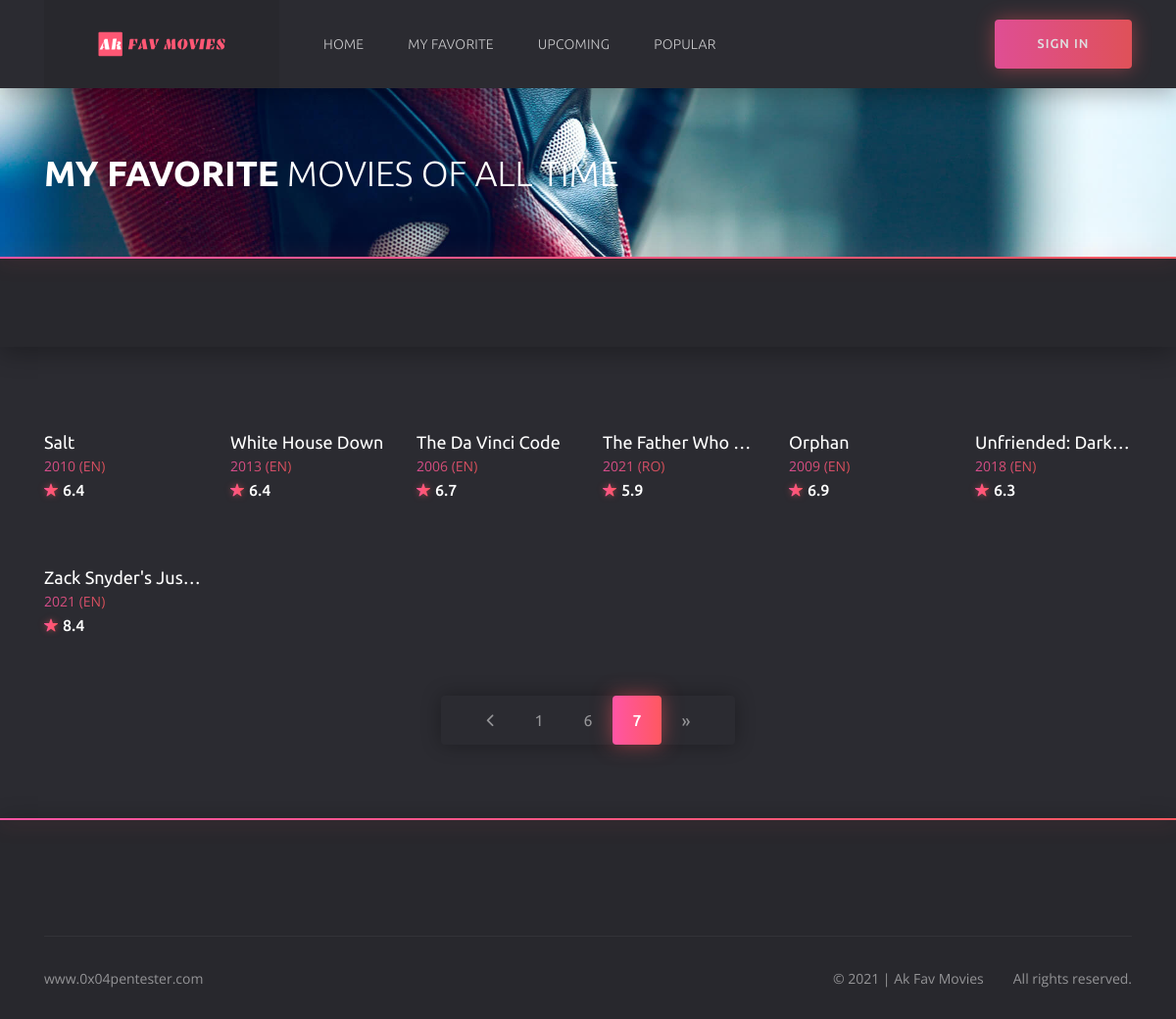
The page /favorite?page=7 on the database as committed earlier.
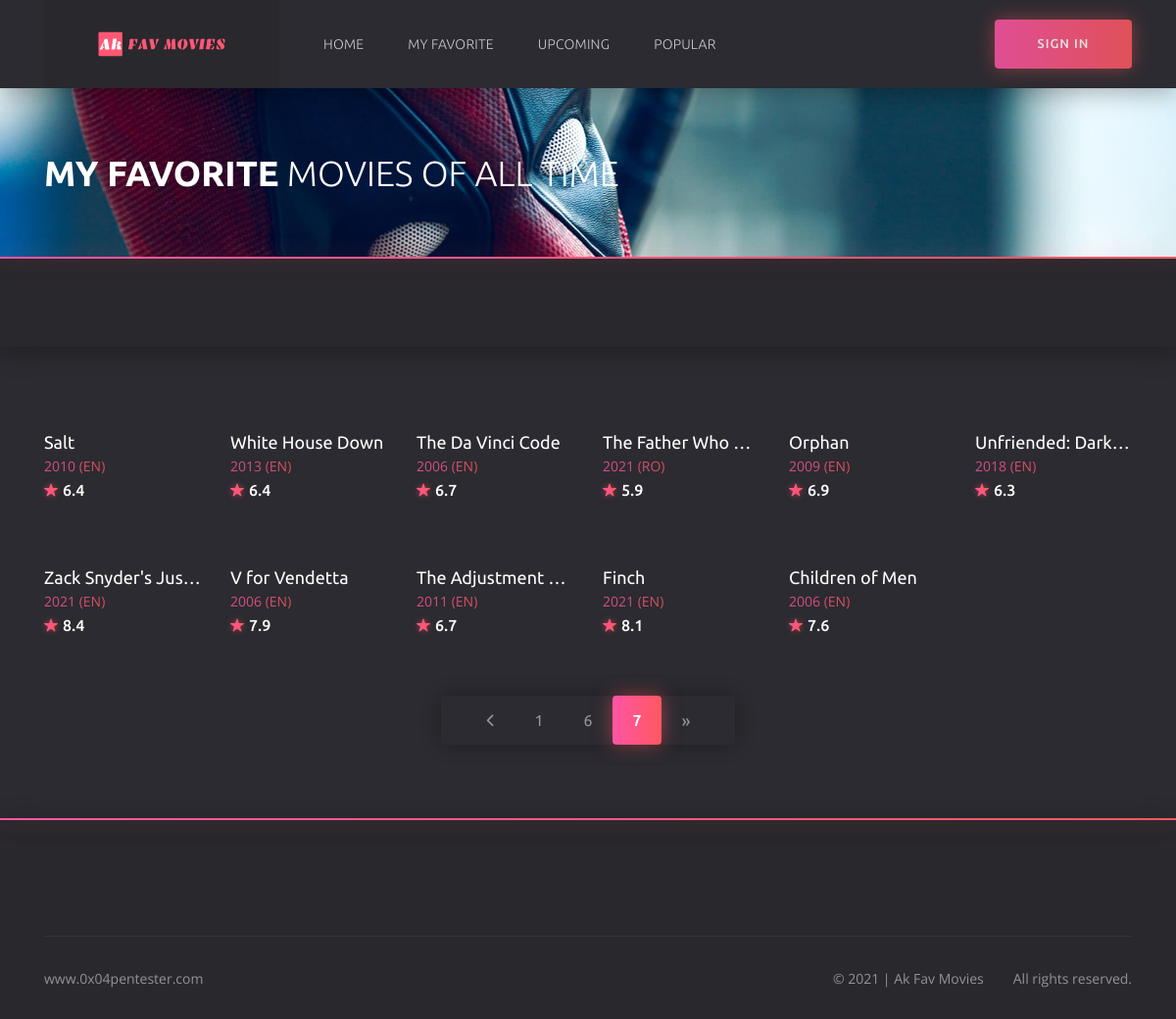
The same page on the database as committed later.
### models.py (models this page shows)
class Movie(db.Model):
    __tablename__ = "movies"
    id = db.Column(db.Integer, primary_key=True)
    org_id = db.Column(db.Integer, nullable=False)
    title = db.Column(db.String(250), unique=True, nullable=False)
    release_date = db.Column(db.Integer, nullable=False)
    runtime = db.Column(db.Integer, nullable=False)
    tagline = db.Column(db.String(100), nullable=False)
    overview = db.Column(db.String(2500), nullable=False)
    vote_average = db.Column(db.Float, nullable=False)
    ranking = db.Column(db.Float, nullable=False)
    genres = db.Column(db.String(50), nullable=False)
    original_language = db.Column(db.String(10), nullable=False)
    poster_path = db.Column(db.String(250), nullable=False)
    backdrop_path = db.Column(db.String(250), nullable=False)

### routes.py (the view)
@csrf.exempt
@app.route('/favorite', methods=['GET'])
def favorite():
    page = request.args.get('page', 1, type=int)
    if request.method == 'GET':
        all_movie = Movie.query.paginate(page=page, per_page=ROWS_PER_PAGE)
        if len(all_movie.items) > 0:
            return render_template('favorite.html', current_user=current_user, all_movie=all_movie)
        return redirect(url_for('index'))
    return redirect(url_for('index'))

### routes.py (called while the page is built)
@app.context_processor
def inject_now():
    return {'now': dt.datetime.utcnow()}

@app.after_request
def apply_caching(response):
    response.headers["HTTP-HEADER"] = "VALUE"
    response.headers["X-Frame-Options"] = "SAMEORIGIN"
    response.headers['X-XSS-Protection'] = '1; mode=block'
    response.headers['X-Content-Type-Options'] = 'nosniff'
    response.headers['Strict-Transport-Security'] = 'max-age=31536000'  # includeSubDomains
    return response

### templates/favorite.html (shortened to what this page needs)
{% extends 'base.html' %}
	{% block header %}
		{% include 'header.html' %}
	{% endblock %}
{% block content %}
	<section class="section section--first section--bg" style="background: url(static/img/home/home__bg2.jpg) no-repeat center/cover">
		<div class="container">
			<div class="row">
				<div class="col-12">
					<div class="section__wrap">
						<h1 class="home__title"><b>My FAVORITE</b> MOVIES OF ALL TIME</h1>
					</div>
				</div>
			</div>
		</div>
	</section>
	<div class="filter">
		<div class="container">
			<div class="row">
				<div class="col-12">
					<div class="filter__content">
					</div>
				</div>
			</div>
		</div>
	</div>
	<div class="catalog">
		<div class="container">
			<div class="row">
				{% for movie in all_movie.items %}
				<div class="col-6 col-sm-4 col-lg-3 col-xl-2">
					<div class="card">
						<div class="card__cover">
						</div>
						<div class="card__content">
							<h3 class="card__title">
								<a href="{{ url_for('details', id=movie.org_id) }}">{{ movie.title }}</a>
							</h3>
							<span class="card__category">
								<a href="{{ url_for('details', id=movie.org_id) }}">{{ movie.release_date }} ({{ movie.original_language | upper }})</a>
							</span>
							<span class="card__rate"><i class="icon ion-ios-star"></i>{{ movie.vote_average }}</span>
						</div>
					</div>
				</div>
				{% endfor %}
				<div class="col-12">
					<ul class="paginator">
						<li class="paginator__item paginator__item--prev">
							<a href="{{ url_for('favorite', page=all_movie.prev_num) }}">
									<i class="icon ion-ios-arrow-back
									"></i>
							</a>
						</li>
					{% for page_num in all_movie.iter_pages(left_edge=1, right_edge=1, left_current=1, right_current=1) %}
						{% if page_num %}
							{% if all_movie.page == page_num %}
								<li class="paginator__item paginator__item--active">
									<a href="{{ url_for('favorite', page=page_num) }}"
									   class="btn btn-dark">
										{{ page_num }}
									</a>
								</li>
							{% else %}
								<li class="paginator__item">
									<a href="{{ url_for('favorite', page=page_num) }}"
									   class="btn btn-outline-dark">
										{{ page_num }}
									</a>
								</li>
							{% endif %}
						{% endif %}
					{% endfor %}
						<li class="paginator__item paginator__item--next">
							<a href="{{ url_for('favorite', page=all_movie.next_num) }}"
							   class="btn btn-outline-dark
							   {% if all_movie.page == all_movie.pages %}disabled
							   {% endif %}">
								&raquo;
							</a>
						</li>
					</ul>
				</div>
			</div>
		</div>
	</div>
{% endblock %}
	{% block footer %}
		{% include "footer.html" %}
	{% endblock %}

### templates/base.html (shortened to what this page needs)
<!DOCTYPE html>
<html lang="en">
<head>
	<link rel="stylesheet" href="{{ url_for('static', filename='css/bootstrap-reboot.min.css') }}">
	<link rel="stylesheet" href="{{ url_for('static', filename='css/bootstrap-grid.min.css') }}">
	<link rel="stylesheet" href="{{ url_for('static', filename='css/owl.carousel.min.css') }}">
	<link rel="stylesheet" href="{{ url_for('static', filename='css/jquery.mCustomScrollbar.min.css') }}">
	<link rel="stylesheet" href="{{ url_for('static', filename='css/nouislider.min.css') }}">
	<link rel="stylesheet" href="{{ url_for('static', filename='css/ionicons.min.css') }}">
	<link rel="stylesheet" href="{{ url_for('static', filename='css/plyr.css') }}">
	<link rel="stylesheet" href="{{ url_for('static', filename='css/photoswipe.css') }}">
	<link rel="stylesheet" href="{{ url_for('static', filename='css/default-skin.css') }}">
	<link rel="stylesheet" href="{{ url_for('static', filename='css/main.css') }}">
</head>
<body class="body">
	{% block header %} {% endblock %}
	{% block content %} {% endblock %}
	{% block footer %} {% endblock %}
</body>
</html>

### templates/header.html (shortened to what this page needs)
	<header class="header">
		<div class="header__wrap">
			<div class="container">
				<div class="row">
					<div class="col-12">
						<div class="header__content">
							<a href="{{ url_for('index') }}" class="header__logo">
								<img src="{{ url_for('static', filename='img/logo.svg') }}" alt="">
							</a>
							<ul class="header__nav">
								<li class="header__nav-item">
									<a href="{{ url_for('index') }}" class="header__nav-link" >Home</a>
								</li>
								<li class="header__nav-item">
									<a href="{{ url_for('favorite')}}" class="header__nav-link">My Favorite</a>
								</li>
								<li class="header__nav-item">
									<a href="{{ url_for('upcoming')}}" class="header__nav-link">Upcoming</a>
								</li>
								<li class="header__nav-item">
									<a href="{{ url_for('popular')}}" class="header__nav-link">Popular</a>
								</li>
							</ul>
							<div class="header__auth">
								{% if not current_user.is_authenticated: %}
									<a href="{{ url_for('login') }}" class="header__sign-in">
										<span>sign in</span>
									</a>
								{% else: %}
									<a href="{{ url_for('logout') }}" class="header__sign-in">
										<i class="icon ion-ios-log-in"></i>
										<span>sign out</span>
									</a>
								{% endif %}
							</div>
						</div>
					</div>
				</div>
			</div>
		</div>
		<form action="#" class="header__search">
			<div class="container">
				<div class="row">
					<div class="col-12">
						<div class="header__search-content">
							<button type="button">search</button>
						</div>
					</div>
				</div>
			</div>
		</form>
	</header>

### templates/footer.html (shortened to what this page needs)
	<footer class="footer">
		<div class="container">
			<div class="row">
				<div class="col-12">
					<div class="footer__copyright">
						<small><a href="https://0x04pentester.com/" target="_blank">www.0x04pentester.com</a></small>
						<ul>
							<li><small>© {{ now.year }} | Ak Fav Movies</small></li>
							<li><small>All rights reserved.</small></li>
						</ul>
					</div>
				</div>
			</div>
		</div>
	</footer>

Rows that differ between the two databases and show on the page:
added Movie: title "V for Vendetta", release_date "2006", original_language "EN", vote_average "7.9"
added Movie: title "The Adjustment…", release_date "2011", original_language "EN", vote_average "6.7"
added Movie: title "Finch", release_date "2021", original_language "EN", vote_average "8.1"
added Movie: title "Children of Men", release_date "2006", original_language "EN", vote_average "7.6"
